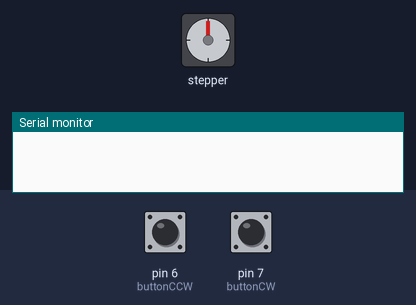
Bench run of a sketch on a simulated Arduino Uno, built with avr-gcc and run on an emulated ATmega328P. On the bench: stepper motor, the last lines printed to the serial monitor. The test bench sets the inputs (shaded band); at power-on: pin 6 (buttonCCW) LOW, pin 7 (buttonCW) LOW. Stepper angles assume 2048 steps per turn.

Above: at 1.2 s.
1.3 s: pin 6 (buttonCCW) pulled HIGH for 0.15 s
At 1.75 s:
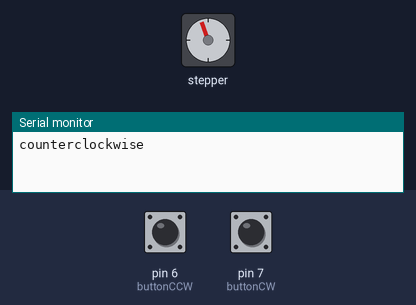
At 2.35 s:
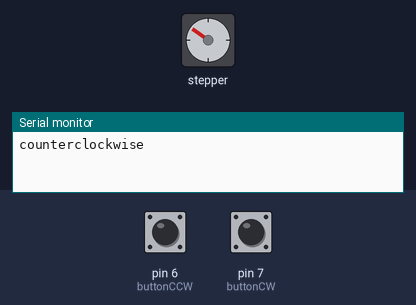
Timing chart, 0 to 13.3 s (numbered marks = the images above; inputs shaded):
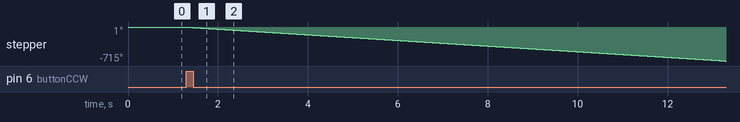

Measured:
- after the input at 1.3 s, stepper: keeps turning counter-clockwise at about 60°/s, starting at once

The sketch:

BasicMotorArduino.ino
```cpp
/*
 *  Basic code working with Arduio
 */

// Include the Arduino Stepper.h library:
#include <Stepper.h>

// Define number of steps per rotation:
const int stepsPerRevolution = 2048;
const int buttonCW = 7;     // the number of the pushbutton pin
const int buttonCCW = 6;     // the number of the pushbutton pin

int buttonStateCW = 0;
int buttonStateCCW = 0;
// Wiring:
// Pin 8 to IN1 on the ULN2003 driver
// Pin 9 to IN2 on the ULN2003 driver
// Pin 10 to IN3 on the ULN2003 driver
// Pin 11 to IN4 on the ULN2003 driver

// Create stepper object called 'myStepper', note the pin order:
Stepper myStepper = Stepper(stepsPerRevolution, 8, 10, 9, 11);

void setup() {
  // Set the speed to 5 rpm:
  myStepper.setSpeed(10);
   pinMode(buttonCW, INPUT);
   pinMode(buttonCCW, INPUT);

  // Begin Serial communication at a baud rate of 9600:
  Serial.begin(9600);
}

void loop() {
   buttonStateCW = digitalRead(buttonCW);
    buttonStateCCW = digitalRead(buttonCCW);

   if(buttonStateCW == HIGH){
  // Step one revolution in one direction:
  Serial.println("clockwise");
  myStepper.step(stepsPerRevolution*10);
  delay(500);
   }else if(buttonStateCCW == HIGH){
  // Step one revolution in the other direction:
  Serial.println("counterclockwise");
  myStepper.step(-stepsPerRevolution*10);
  delay(500);
}else{
   myStepper.step(0);

}
}
```
